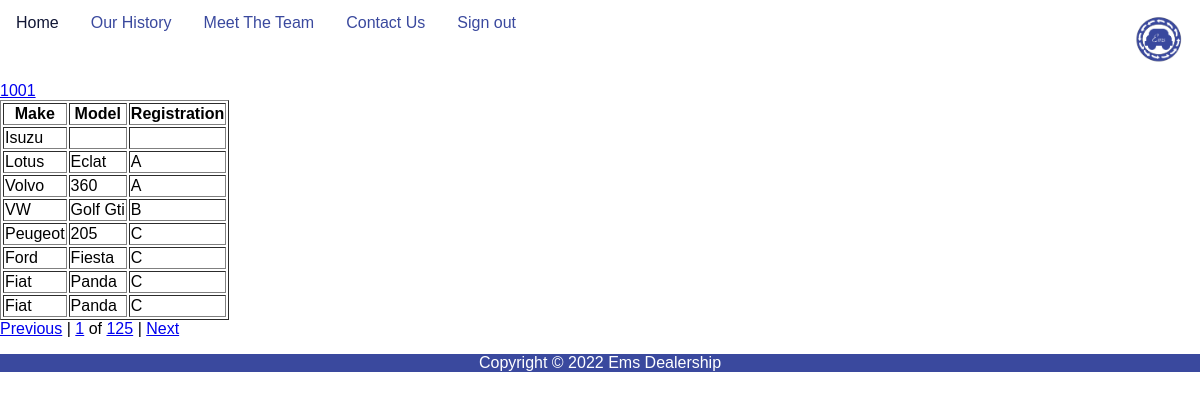
Screenshot of /paginate.php with the database file from the repository.
### tables this page shows
CREATE TABLE `cars` (
  `make` varchar(10) DEFAULT NULL,
  `model` varchar(15) DEFAULT NULL,
  `Reg` varchar(1) DEFAULT NULL,
  `colour` varchar(10) DEFAULT NULL,
  `miles` varchar(6) DEFAULT NULL,
  `price` int DEFAULT NULL,
  `dealer` varchar(50) DEFAULT NULL,
  `town` varchar(20) DEFAULT NULL,
  `telephone` varchar(15) DEFAULT NULL,
  `description` varchar(30) DEFAULT NULL,
  `carIndex` int DEFAULT NULL,
  `region` varchar(10) DEFAULT NULL,
  `purchased` tinyint(1) NOT NULL,
  `picture` varchar(30) NOT NULL
);

### paginate.php (the view, shortened to what this page needs)
<!DOCTYPE html>
<html lang="en">
<head>
<link rel="stylesheet" href="style.css" />
</head>
<body>
  <div class="NavContainer">
    <div class="Nav">
        <div class="DropdownContent">
            <ul>
                <li><a href="CarSearch.html">Home</a></li>
                <li><a href="history.html">Our History</a></li>
                <li><a href="team.html">Meet The Team</a></li>
                <li><a href="contact.html">Contact Us</a></li>
                <li><a href="logout.php">Sign out</a></li>
                <li style="float:right"><a class="active" href="/ems-dealership/CarSearch.html"><img src="LogoEmS.png" alt="Logo" height="50" width="50"></a></li>
            </ul>
        </div>
    </div>
</div>
<?php
$numberOfRecords = 8;
if (!isset($_GET['page'])) {
    $pageNumber = 1;
    $offset = 0;
} else {
    $pageNumber = $_GET['page'];
    if ($pageNumber < 1) {
        $pageNumber = 1;
    }
    $offset = ($pageNumber - 1) * $numberOfRecords;
}
$next = $pageNumber + 1;
$previous = $pageNumber - 1;
require('databaseTemplate.php');
$sqlQuery = ("SELECT * from cars ORDER BY Reg
 LIMIT " . $offset . "," . $numberOfRecords);
$sql = $pdo->prepare($sqlQuery);
$sql->execute();
$sqlCount = ("SELECT * from cars");
$sqls = $pdo->prepare($sqlCount);
$sqls->execute();
$numberOfCars = $sqls->rowCount();
$numberOfCar = round($numberOfCars / 8);
echo "<a href= 'paginate.php?carNumber=$numberOfCars'>$numberOfCars</a>";
echo "<table border =1>";
echo "<tr>";
echo "<th>Make</th>";
echo "<th>Model</th>";
echo "<th>Registration</th>";
echo "</tr>";
while ($result = $sql->fetch(PDO::FETCH_ASSOC)) {
    echo "<tr>";
    echo "<td>";
    echo $result['make'];
    echo "</td>";
    echo "<td>";
    echo $result['model'];
    echo "</td>";
    echo "<td>";
    echo $result['Reg'];
    echo "</td>";
}
echo "</table>";
echo "<a href= 'paginate.php?page=$previous'>Previous</a>";
echo " | ";
echo "<a href= 'paginate.php?pageNumber=$pageNumber'>$pageNumber</a>";
echo " of ";
echo "<a href= 'paginate.php?pageNumber=$numberOfCar'>$numberOfCar</a>";
echo " | ";
echo "<a href= 'paginate.php?page=$next'>Next</a>";
?>
  <div class="Container">
    <div class="PageContent">
        <p class="footer">
            Copyright &copy; 2022 Ems Dealership
        </p>
    </div>
</div>
</body>
</html>

### style.css (style rules this page uses)
* { box-sizing: border-box; }
body { margin: 0; font-family: Arial, Helvetica, sans-serif; }
.NavContainer { background-color: #3a499e; min-height:40px; vertical-align: middle; position: sticky; top: 0; }
.Nav { display: block; }
.NavContainer a.active { background-color: #ffffff; color: #111635 }
.NavContainer .Nav ul { list-style-type: none; margin: 0; padding: 0; overflow: hidden; background-color: #ffffff; }
.NavContainer .Nav a { display: block; color: #3a499e; text-align: center; padding: 14px 16px; text-decoration: none; }
@media (min-width: 768px) { li { float: left; } }
div.Container { width: 100%; margin-left: auto; margin-right: auto; background-color: #3a499e; }
p.footer { color: #ffffff; text-align: center; }
body { font-family: Arial, Helvetica, sans-serif; }

### rows the page displays
cars: make "Isuzu"
cars: make "Lotus", model "Eclat", Reg "A"
cars: make "Volvo", model "360", Reg "A"
cars: make "VW", model "Golf Gti", Reg "B"
cars: make "Peugeot", model "205", Reg "C"
cars: make "Ford", model "Fiesta", Reg "C"
cars: make "Fiat", model "Panda", Reg "C"
cars: make "Fiat", model "Panda", Reg "C"

### other values shown
$numberOfCars "1001"
$pageNumber "1"
$numberOfCar "125"
